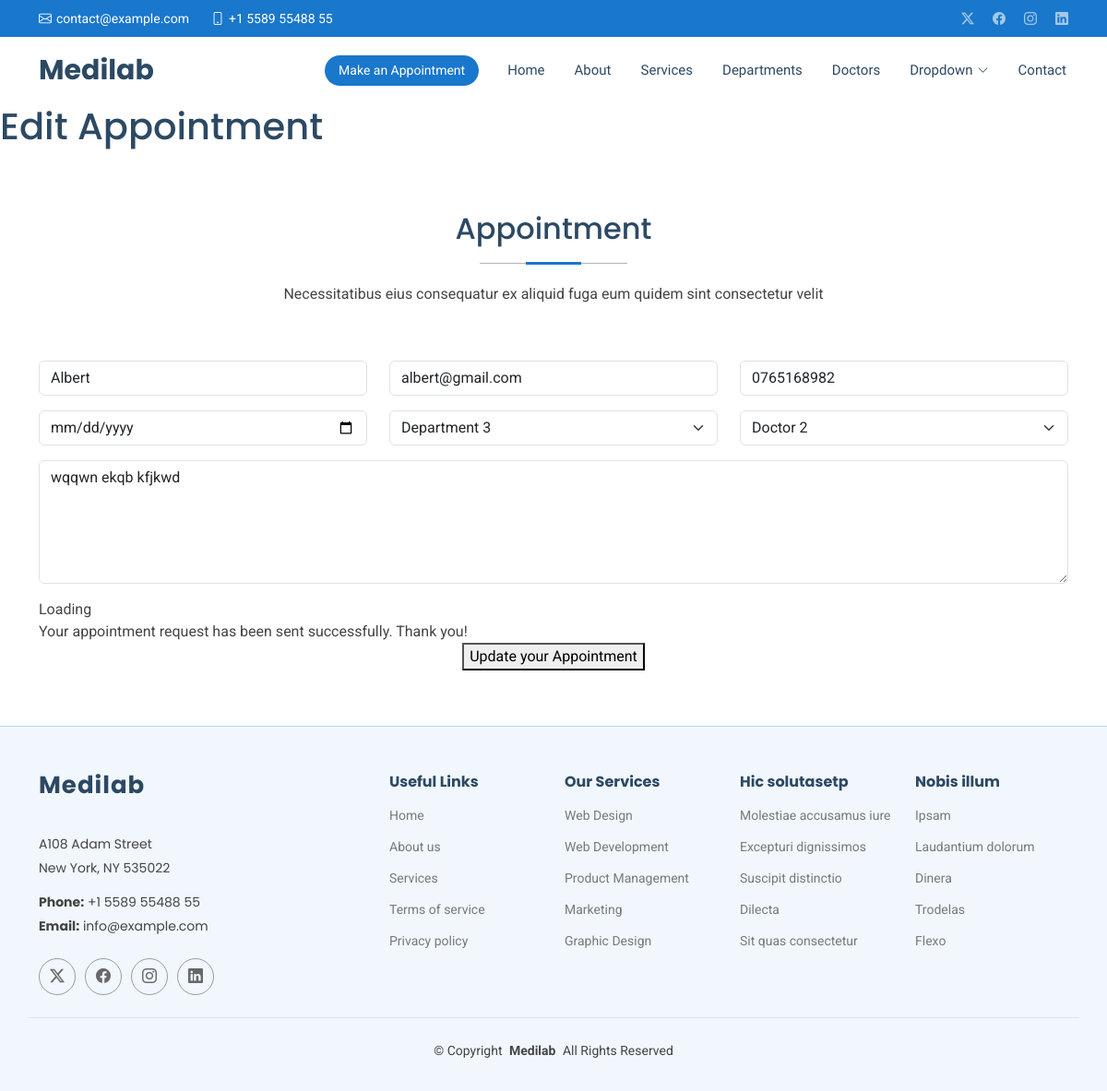
The app's page /edit/1, older data.
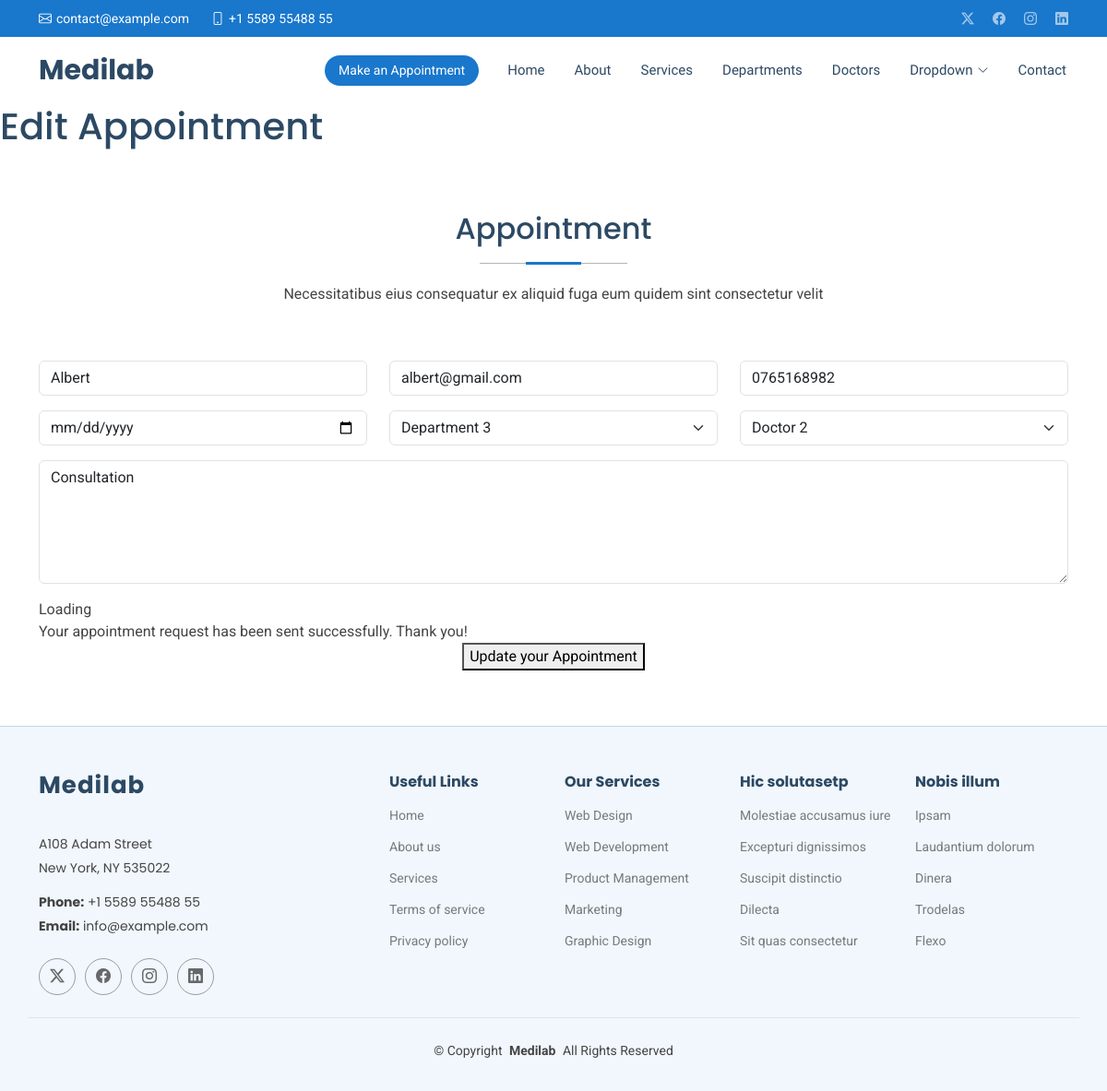
The same page, newer data.
### medapp/models.py (models this page shows, shortened)
class Appointment(models.Model):
    name = models.CharField(max_length=50)
    email = models.EmailField()
    phone = models.CharField(max_length=15)
    date = models.DateField()
    department = models.CharField(max_length=50)
    doctor = models.CharField(max_length=50)
    message = models.TextField()

### medapp/views.py (the view)
# urls.py: path('edit/<int:id>', views.edit, name='edit'),
def edit (request, id):
    appointment = get_object_or_404(Appointment,id=id)
    if request.method == "POST":
        appointment.name = request.POST.get('name')
        appointment.email = request.POST.get('email')
        appointment.phone = request.POST.get('phone')
        appointment.date = request.POST.get('date')
        appointment.department = request.POST.get('department')
        appointment.doctor = request.POST.get('doctor')
        appointment.message = request.POST.get('message')
        appointment.save()
        return redirect('/show')
    else:
        return render(request,'edit.html',{'appointment':appointment})

### Templates/edit.html (shortened to what this page needs)
{% extends 'starter-page.html' %}
{% load static %}
{% block content %}
    <h1>Edit Appointment</h1>
    <section id="appointment" class="appointment section">
      <div class="container section-title" data-aos="fade-up">
        <h2>Appointment</h2>
        <p>Necessitatibus eius consequatur ex aliquid fuga eum quidem sint consectetur velit</p>
      </div>
      <div class="container" data-aos="fade-up" data-aos-delay="100">
        <form method="post" >
          <div class="row">
            <div class="col-md-4 form-group">
              <input type="text" name="name" value="{{ appointment.name }}" class="form-control" id="name" placeholder="Your Name" required="">
            </div>
            <div class="col-md-4 form-group mt-3 mt-md-0">
              <input type="email" class="form-control" value="{{ appointment.email }}" name="email" id="email" placeholder="Your Email" required="">
            </div>
            <div class="col-md-4 form-group mt-3 mt-md-0">
              <input type="tel" class="form-control" name="phone" value="{{ appointment.phone }}" id="phone" placeholder="Your Phone" required="">
            </div>
          </div>
          <div class="row">
            <div class="col-md-4 form-group mt-3">
              <input type="date" name="date" class="form-control datepicker" value="{{ appointment.date }}" id="date" placeholder="Appointment Date" required="">
            </div>
            <div class="col-md-4 form-group mt-3">
              <select  name="department" value="{{ appointment.department }}"  id="department" class="form-select" required="">
                <option value="Department 3"  {% if appointment.department == "Department 3" %} selected {% endif %}>Department 3</option>
              </select>
            </div>
            <div class="col-md-4 form-group mt-3">
              <select name="doctor"  id="doctor" class="form-select" required="">
                <option value="Doctor 2" {% if appointment.doctor == "Doctor 2" %}selected{% endif %}>Doctor 2</option>
              </select>
            </div>
          </div>
          <div class="form-group mt-3">
            <textarea class="form-control" name="message" rows="5" placeholder="Message (Optional)" >{{ appointment.message }}</textarea>
          </div>
          <div class="mt-3">
            <div class="loading">Loading</div>
            <div class="sent-message">Your appointment request has been sent successfully. Thank you!</div>
            <div class="text-center"><button type="submit">Update your Appointment</button></div>
          </div>
        </form>
      </div>
    </section>
{% endblock %}

Row changes from the older to the newer data that the page shows:
changed Appointment "Albert": message "wqqwn ekqb kfjkwd" → "Consultation"
